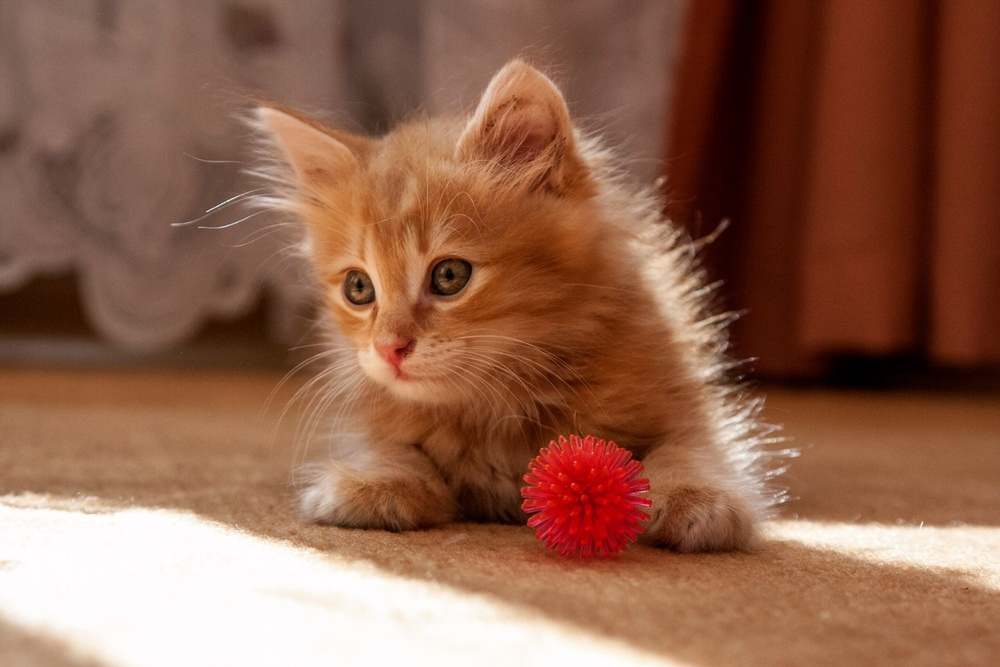
//> input picture Lr2/lr2/myImg1.jpg, 1000 x 667 px, shrunk from 2048 x 1365 before the run
$ ./lr2   (built with g++ and OpenCV 4)
//> lines starting //> are read from the running program, lines starting //| are printed output that depends on the picture; after the words box and inside, x2 and y2 are one past the last pixel; in counts of white or black regions, pixels touching at a corner belong together

#include <opencv2/opencv.hpp>
#include <cmath>
#include <iostream>

using namespace cv;
using namespace std;

void binaryDilation(Mat& inputImage, Mat& outputImage, int kernelSize);
void binaryErosion(Mat& inputImage, Mat& outputImage, int kernelSize);
void binaryClosing(Mat& inputImage, Mat& outputImage, int kernelSize);
void binaryOpening(Mat& inputImage, Mat& outputImage, int kernelSize);

void grayscaleErosion(Mat& inputImage, Mat& outputImage, int kernelSize);
void grayscaleDilation(Mat& inputImage, Mat& outputImage, int kernelSize);
void grayscaleClosing(Mat& inputImage, Mat& outputImage, int kernelSize);
void grayscaleOpening(Mat& inputImage, Mat& outputImage, int kernelSize);
void multiscaleMorphologicalGradient(Mat& inputImage, Mat& outputImage, int minKernelSize, int maxKernelSize);

void show_image(const Mat input_img, Mat& output_img, string filter_name);
void sobelOperator(cv::Mat& inputImage, cv::Mat& outputImage);

int main()
{
    setlocale(LC_ALL, "Russian");
    // Загрузка изображения
    Mat input_image = imread("myImg1.jpg");
//> input_image is the input picture: 667 rows x 1000 cols, CV_8UC3; mean B, G, R 77.1, 98.7, 144.4

    if (input_image.empty())
    {
        cout << "Ошибка загрузки файла" << endl;
        return -1;
    }

    Mat output_image(input_image.rows, input_image.cols, CV_8UC1, WINDOW_GUI_NORMAL);

    Mat grayscaleImage;
    cvtColor(input_image, grayscaleImage, COLOR_BGR2GRAY);
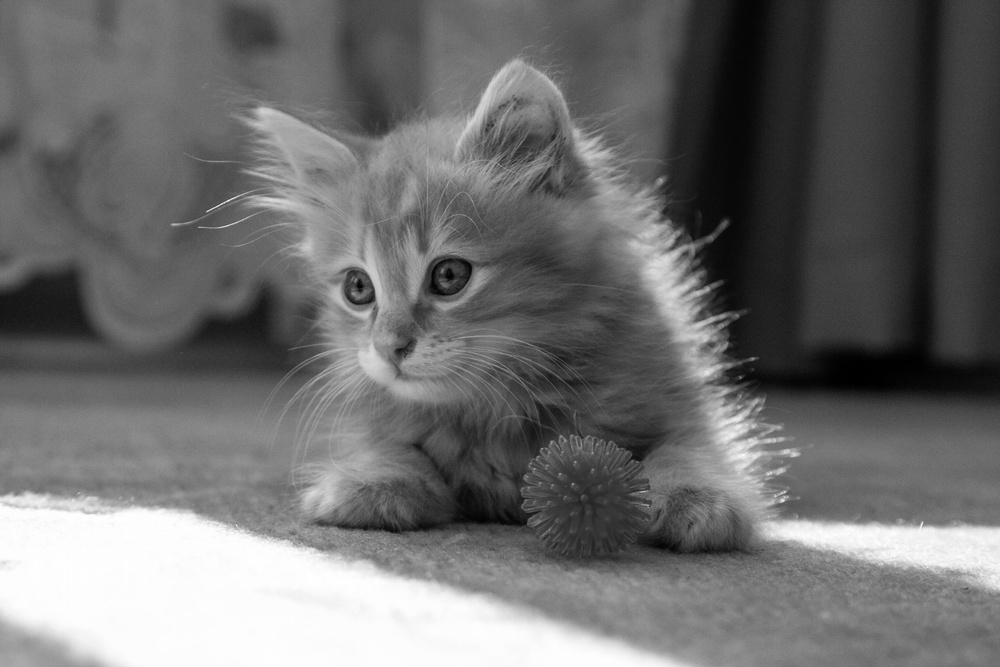
//> grayscaleImage: 667 rows x 1000 cols, CV_8UC1; min 0, max 255, mean 109.9

    Mat binaryImage;
    threshold(grayscaleImage, binaryImage, 128, 255, THRESH_BINARY);
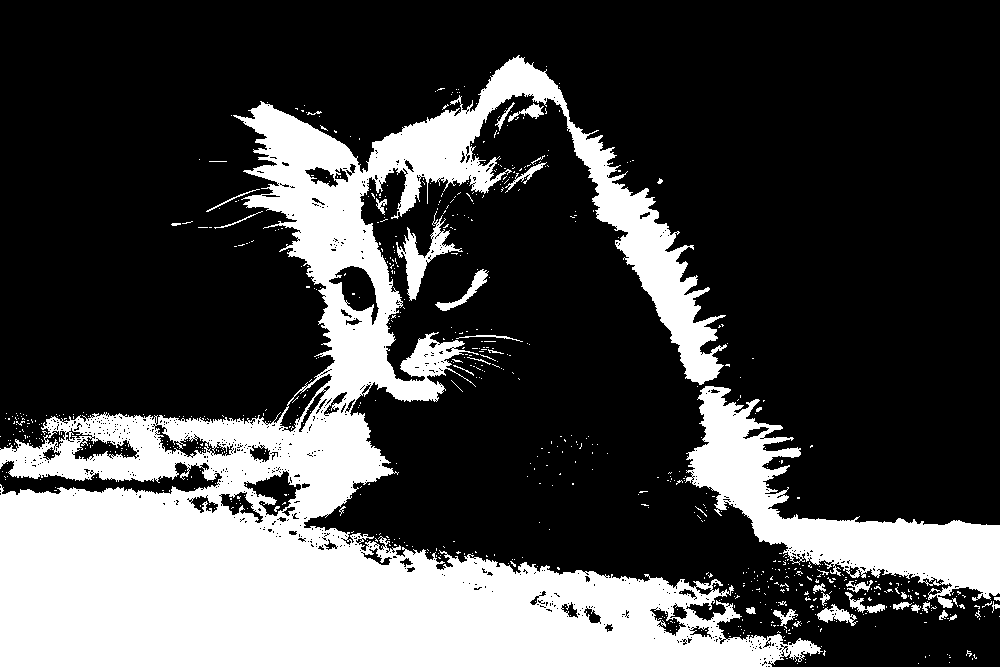
//> binaryImage: 667 rows x 1000 cols, CV_8UC1; 28.1% white; 769 white regions (730 under 20 px), largest, box (x1, y1, x2, y2) and area: (0, 55, 823, 667) 160018, (685, 386, 1000, 608) 20676, (396, 211, 463, 301) 1507

    Mat binResult = binaryImage.clone();
    Mat monoResult = grayscaleImage.clone();
    show_image(input_image, binResult, "Исходное бинарное изображение");
    show_image(input_image, monoResult, "Исходное полутоновое изображение");

    int input_key;
    int apertureSize;

    while (true)
    {
        cout << "Выберите фильтр:\n"
            "1) Фильтр бинарной эрозии\n"
            "2) Фильтр бинарной дилатации\n"
            "3) Оператор закрытия (бинарное)\n"
            "4) Оператор открытия (бинарное)\n"
            "5) Фильтр полутоновой эрозии\n"
            "6) Фильтр полутоновой дилатации\n"
            "7) Оператор закрытия (полутоновое)\n"
            "8) Оператор открытия (полутоновое)\n"
            "9) Оператор выделения контуров\n"
            "10) Многомасштабный морфологический градиент\n"
            "0) Выход\n";
        cin >> input_key;
//> the answer given: 3

        switch (input_key)
        {
        case 1:
        {
            cout << "Enter aperture size: ";
            cin >> apertureSize;
            binaryErosion(binaryImage, binResult, apertureSize);
            show_image(binaryImage, binResult, "Фильтр бинарной эрозии");
            break;
        }
        case 2:
        {
            cout << "Enter aperture size: ";
            cin >> apertureSize;
            binaryDilation(binaryImage, binResult, apertureSize);
            show_image(binaryImage, binResult, "Фильтр бинарной дилатации");
            break;
        }
        case 3:
        {
            Mat binaryClosedImage;
            cout << "Enter aperture size: ";
            cin >> apertureSize;
//> the answer given: 3
            binaryClosing(binaryImage, binaryClosedImage, apertureSize);
            show_image(binaryImage, binaryClosedImage, "Оператор закрытия (бинарное)");
            break;
        }
        case 4:
        {
            Mat binaryOpenedImage;
            cout << "Enter aperture size: ";
            cin >> apertureSize;
            binaryOpening(binaryImage, binaryOpenedImage, apertureSize);
            show_image(binaryImage, binaryOpenedImage, "Оператор открытия (бинарное)");
            break;
        }
        case 5:
        {
            cout << "Enter aperture size: ";
            cin >> apertureSize;
            grayscaleErosion(grayscaleImage, monoResult, apertureSize);
            show_image(grayscaleImage, monoResult, "Фильтр полутоновой эрозии");
            break;
        }
        case 6:
        {
            cout << "Enter aperture size: ";
            cin >> apertureSize;
            grayscaleDilation(grayscaleImage, monoResult, apertureSize);
            show_image(grayscaleImage, monoResult, "Фильтр полутоновой дилатации");
            break;
        }
        case 7:
        {
            cout << "Enter aperture size: ";
            cin >> apertureSize;
            grayscaleClosing(grayscaleImage, monoResult, apertureSize);
            show_image(grayscaleImage, monoResult, "Оператор закрытия (полутоновой)");
            break;
        }
        case 8:
        {
            cout << "Enter aperture size: ";
            cin >> apertureSize;
            grayscaleOpening(grayscaleImage, monoResult, apertureSize);
            show_image(grayscaleImage, monoResult, "Оператор открытия (полутоновой)");
            break;
        }
        case 9:
        {
            cv::Mat contoursImage;
            sobelOperator(grayscaleImage, contoursImage);
            show_image(grayscaleImage, contoursImage, "Оператор выделения контуров");
            break;
        }
        case 10:
        {
            Mat multiscaleGradientImage;
            int minKernelSize = 3;  // Минимальный размер структурного элемента
            int maxKernelSize = 15; // Максимальный размер структурного элемента
            multiscaleMorphologicalGradient(grayscaleImage, multiscaleGradientImage, minKernelSize, maxKernelSize);
            show_image(grayscaleImage, multiscaleGradientImage, "Многомасштабный морфологический градиент");
            break;
        }
        case 0:
            return 0;
        default:
            cout << "Неверна команда!\n Попробуйте снова\n";
            break;
        }
    }
    return 0;
}

void show_image(const Mat input_img, Mat& output_img, string filter_name)
{
    imshow("Исходное изображение", input_img);
    waitKey(0);
    imshow(filter_name, output_img);
    waitKey(0);
    destroyAllWindows();
    imwrite("D:/фото/" + filter_name + ".jpg", output_img);
}

// Функция бинарной дилатации
void binaryDilation(cv::Mat& inputImage, cv::Mat& outputImage, int kernelSize)
{
    outputImage = inputImage.clone();

    int border = kernelSize / 2;

    for (int y = border; y < inputImage.rows - border; ++y) {
        for (int x = border; x < inputImage.cols - border; ++x) {
            bool hasWhitePixel = false;

            for (int ky = -border; ky <= border; ++ky) {
                for (int kx = -border; kx <= border; ++kx) {
                    if (inputImage.at<uchar>(y + ky, x + kx) == 255) {
                        hasWhitePixel = true;
                        break;
                    }
                }
                if (hasWhitePixel) {
                    break;
                }
            }

            outputImage.at<uchar>(y, x) = (hasWhitePixel) ? 255 : 0;
        }
    }
}

// Функция бинарной эрозии
void binaryErosion(cv::Mat& inputImage, cv::Mat& outputImage, int kernelSize)
{
//> called with kernelSize = 3
    outputImage = inputImage.clone();

    int border = kernelSize / 2;

    for (int y = border; y < inputImage.rows - border; ++y) {
        for (int x = border; x < inputImage.cols - border; ++x) {
            bool allWhitePixels = true;

            for (int ky = -border; ky <= border; ++ky) {
                for (int kx = -border; kx <= border; ++kx) {
                    if (inputImage.at<uchar>(y + ky, x + kx) == 0) {
                        allWhitePixels = false;
                        break;
                    }
                }
                if (!allWhitePixels) {
                    break;
                }
            }

            outputImage.at<uchar>(y, x) = (allWhitePixels) ? 255 : 0;
        }
    }
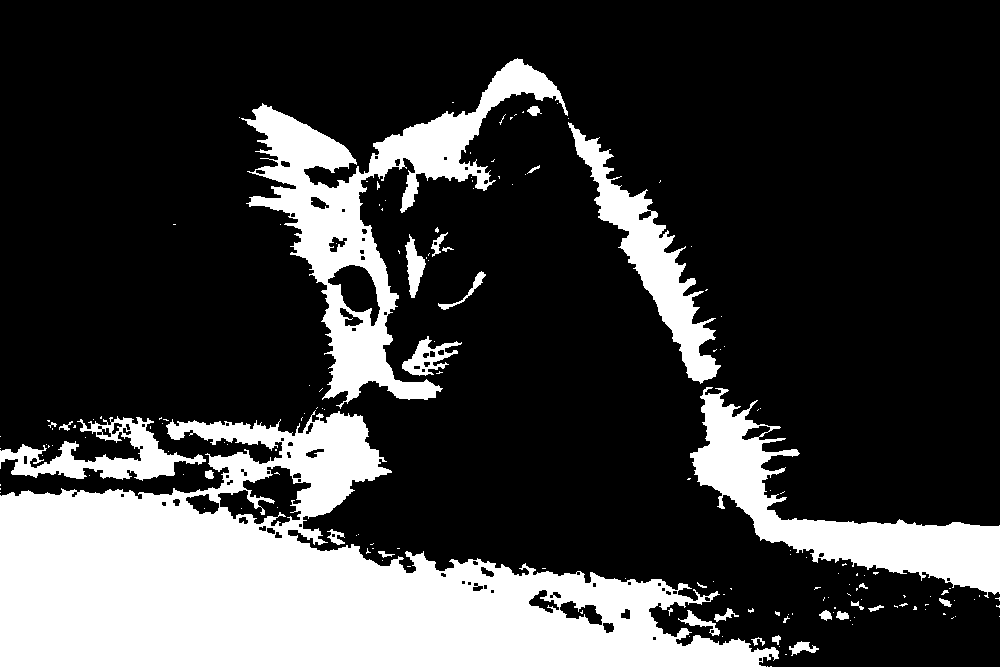
//> outputImage: 667 rows x 1000 cols, CV_8UC1; 24% white; 172 white regions (142 under 20 px), largest, box (x1, y1, x2, y2) and area: (0, 410, 779, 667) 99075, (241, 58, 568, 409) 25561, (690, 387, 1000, 598) 17527
}

// 5
// [42 lines left out: functions grayscaleErosion, grayscaleDilation, not called in this run]

void binaryClosing(Mat& inputImage, Mat& outputImage, int kernelSize)
{
    Mat temp;
    binaryErosion(inputImage, temp, kernelSize);
    binaryDilation(temp, outputImage, kernelSize);
//> after the loop in binaryDilation, `for (int y = border; y < inputImage.rows - border; ++y)`:
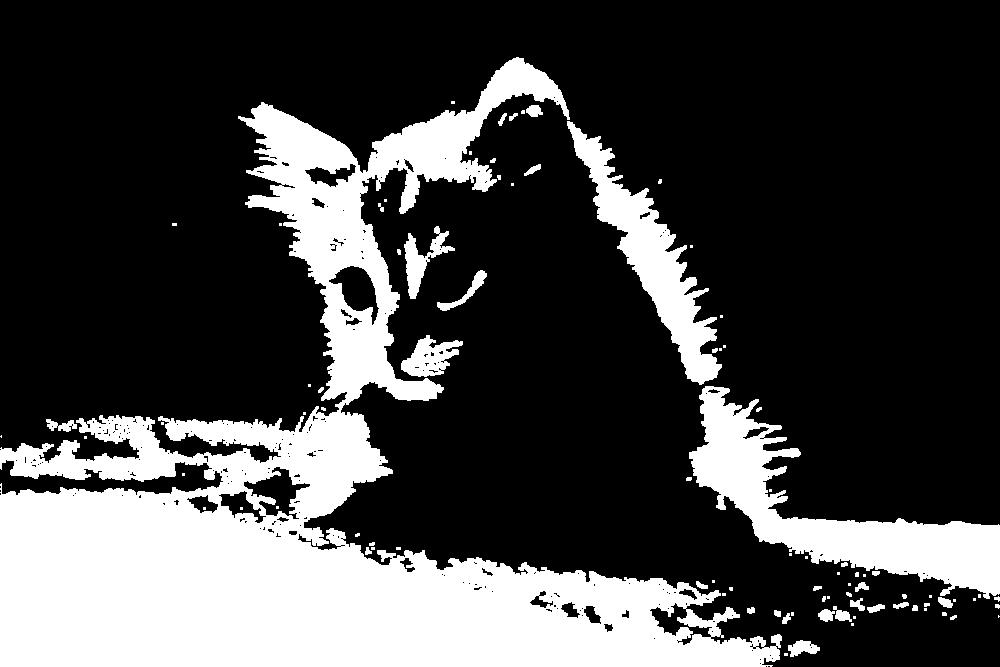
//> outputImage: 667 rows x 1000 cols, CV_8UC1; 26.6% white; 91 white regions (48 under 20 px), largest, box (x1, y1, x2, y2) and area: (0, 57, 782, 667) 141620, (689, 386, 1000, 599) 19484, (567, 121, 722, 385) 10269
}

// [20 lines left out: functions binaryOpening, grayscaleClosing, grayscaleOpening, not called in this run]

/*
Многомасштабный морфологический градиент предполагает использование
различных размеров структурных элементов для выделения контуров
изображения на разных уровнях масштаба.
В данном случае, мы реализуем многомасштабный морфологический градиент
с использованием операций эрозии и дилатации.
*/

// [57 lines left out: functions multiscaleMorphologicalGradient, sobelOperator, not called in this run]
